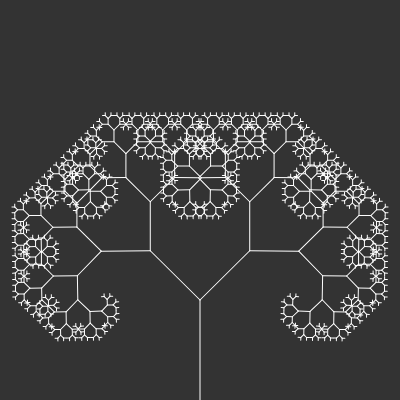
Frame 1 (no input)
Frame 60 (no input): identical to frame 1, image omitted
Frame 120 (the mouse pressed at the canvas centre since frame 60): identical to frame 1, image omitted

The p5.js sketch that drew this single still picture (run headless with seeded random() and noise() and a simulated clock; from frame 60 on, the mouse is pressed at the canvas centre):

// p5.js sketch
// ── sketch.js
let a;
let slider;

function setup() {
    createCanvas(400, 400);

    a = PI / 4;
    slider = createSlider(0, PI, PI / 4, 0.01);
}

function draw() {
    background(51);

    a = slider.value();

    stroke(255);
    translate(200, height);
    branch(100);
}

function branch(length) {
    line(0, 0, 0, -length);
    translate(0, -length);

    if (length > 4) {
        push();
        rotate(a);
        branch(length * 0.7);
        pop();
        rotate(-a);
        branch(length * 0.7);
    }
}
